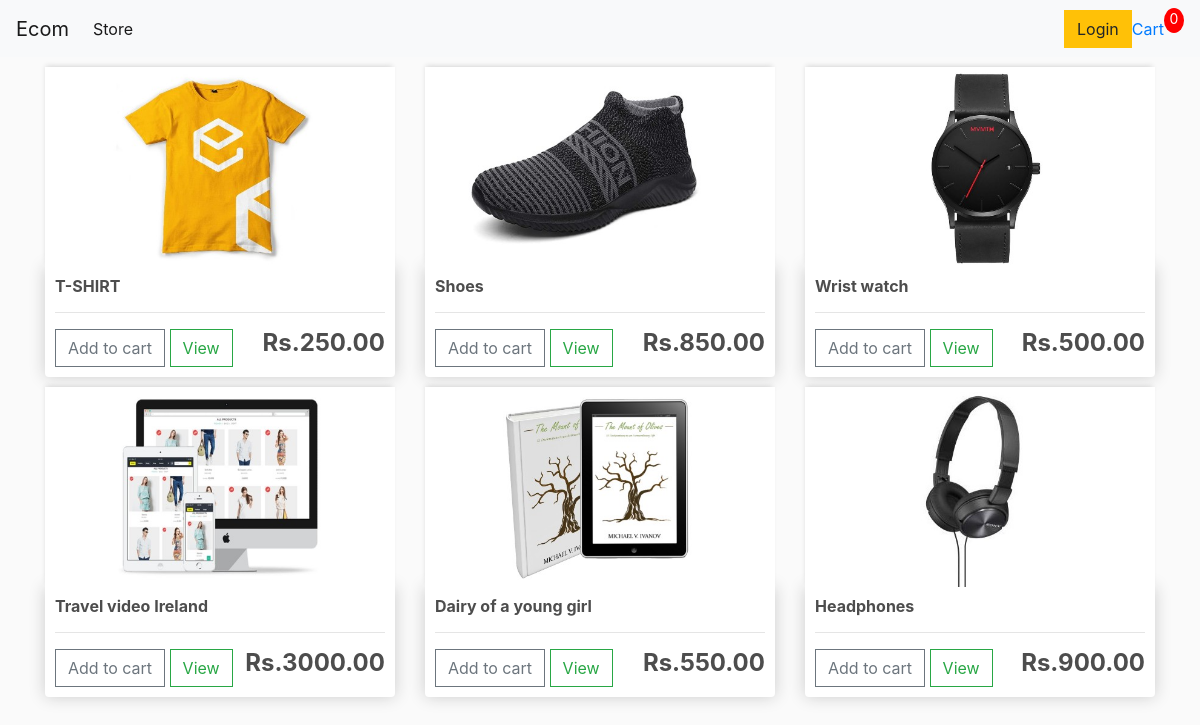
The page / on the database its author committed.
### store/models.py (models this page shows, shortened)
class Product(models.Model):
    name = models.CharField(max_length=200)
    price = models.DecimalField(max_digits=9,decimal_places=2)
    digital = models.BooleanField(default=False,null=True,blank=True)
    image = models.ImageField(null=True,blank=True)
    @property
    def imageURL(self):
        try:
            url=self.image.url
        except:
            url=''
        return url

### store/views.py (the view)
# urls.py: path('',include('store.urls')),
def store(request):
    if request.user.is_authenticated:
        customer = request.user.customer
        order, created = Order.objects.get_or_create(customer=customer, complete=False)
        items = order.orderitem_set.all()
        cartItems = order.get_cart_items
    else:
        cookieData = cookieCart(request)
        cartItems = cookieData['cartItems']
    products=Product.objects.all()
    context={'products':products,'cartItems':cartItems}
    return render(request,'store/store.html',context)

### store/cart_utility.py (called while the page is built, shortened)
def cookieCart(request):
    try:
        cart = json.loads(request.COOKIES['cart'])
    except:
        cart = {}
    print('Cart:', cart)
    items = []
    order = {'get_cart_total': 0, 'get_cart_items': 0, 'shipping': False}
    cartItems = order['get_cart_items']  # order['get_cart_items']
    return {"cartItems":cartItems,'order':order,'items':items}

### store/templates/store/store.html
{% extends 'store/main.html' %}
{% load static %}
{% block content %}
   <div class="row">
       {% for product in products %}
        <div class="col-lg-4">
            <img class="thumbnail" src="{{product.imageURL}}">
            <div class="box-element product">
                <h6><strong>{{product.name}}</strong></h6>
                <hr>
                <button data-product={{product.id}} data-action="add" class="btn btn-outline-secondary add-btn update-cart">Add to cart</button>
                <a class="btn btn-outline-success" href="#">View</a>
                <h4 style="display: inline-block;float:right"><strong>Rs.{{product.price|floatformat:2}}</strong></h4>
            </div>
        </div>
       {% endfor %}
   </div>
{% endblock content %}

### store/templates/store/main.html (shortened to what this page needs)
<!DOCTYPE html>
{% load static%}
<html lang="en">
<head>
    <link rel="stylesheet" href="https://stackpath.bootstrapcdn.com/bootstrap/4.4.1/css/bootstrap.min.css">
    <link rel="stylesheet" type="text/css" href="{% static 'css/main.css' %}">
</head>
<body>
<nav class="navbar navbar-expand-lg navbar-light bg-light">
	  <a class="navbar-brand" href="{% url 'store' %}">Ecom</a>
	  <div class="collapse navbar-collapse" id="navbarSupportedContent">
	    <ul class="navbar-nav mr-auto">
	      <li class="nav-item active">
	        <a class="nav-link" href="{% url 'store' %}">Store <span class="sr-only">(current)</span></a>
	      </li>
	    </ul>
	    <div class="form-inline my-2 my-lg-0">
	     	<a href="#"class="btn btn-warning">Login</a>
	     	<a href="{% url 'cart' %}">Cart</a>
	    	<p id="cart-total">{{cartItems}}</p>
	    </div>
	  </div>
	</nav>
   <div class="container">
       {% block content %}
       {% endblock content %}
   </div>
</body>
</html>

### static/css/main.css (style rules this page uses)
body { background-color: hsl(0, 0%, 98%); }
h1,h2,h3,h4,h5,h6 { color:hsl(0, 0%, 30%); }
.box-element { box-shadow:hsl(0, 0%, 80%) 0 0 16px; background-color: #fff; border-radius: 4px; padding: 10px; }
.thumbnail { width: 100%; height: 200px; -webkit-box-shadow: -1px -3px 5px -2px rgba(214,214,214,1); -moz-box-shadow: -1px -3px 5px -2px rgba(214,214,214,1); box-shadow: -1px -3px 5px -2px rgba(214,214,214,1); }
.product { border-radius: 0 0 4px 4px; }
#cart-total { display: block; text-align: center; color:#fff; background-color: red; width: 20px; height: 25px; border-radius: 50%; font-size: 14px; }
.col-lg-4, .col-lg-6, .col-lg-8, .col-lg-12 { margin-top: 10px; }
.btn { border-radius: 0; }

### rows shown on the page
Product: imageURL (picture), name "T-SHIRT", price "250.00"
Product: imageURL (picture), name "Shoes", price "850.00"
Product: imageURL (picture), name "Wrist watch", price "500.00"
Product: imageURL (picture), name "Travel video Ireland", price "3000.00"
Product: imageURL (picture), name "Dairy of a young girl", price "550.00"
Product: imageURL (picture), name "Headphones", price "900.00"

### other values the page prints
{{ cartItems }} "0"
